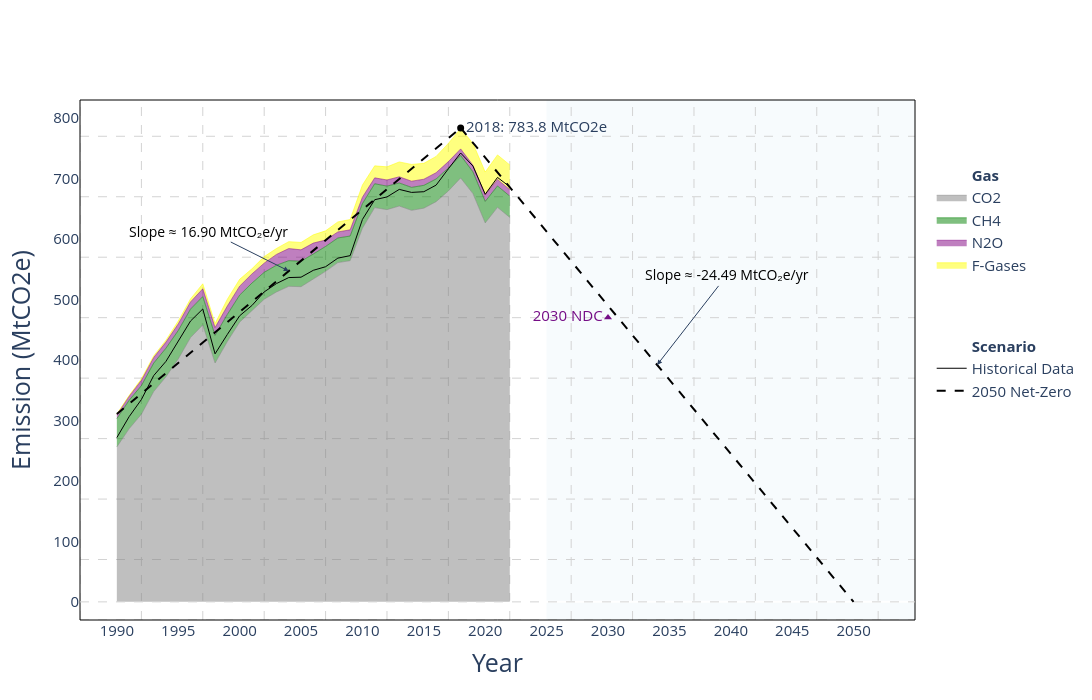

Write notebook code for a chart like this one.
### Code cell
# ============================
# Figure 2: Historical + slopes (1990→2018; 2018→2050)
# ============================
fig2 = go.Figure()
add_gas_stack(fig2, dfHistGas)

# NDC marker & 2018 point
fig2.add_trace(go.Scatter(
    x=[2030], y=[EMISS_2018 * 0.6],
    mode='markers+text',
    marker=dict(color='#750D86', size=7, symbol='triangle-up'),
    text='2030 NDC', textposition="middle left",
    textfont=dict(size=15, color="#750D86"),
    showlegend=False
))
fig2.add_trace(go.Scatter(
    x=[2018], y=[EMISS_2018],
    mode='markers+text',
    marker=dict(color='black', size=7),
    text=f'2018: {EMISS_2018} MtCO2e',
    textposition='middle right',
    textfont=dict(size=15),
    showlegend=False
))
# Scenario separator + historical net
fig2.add_trace(go.Scatter(
    x=[None], y=[None], mode='lines',
    line=dict(color='rgba(0,0,0,0)'),
    name='<br><br><br><b>Scenario</b>', showlegend=True, hoverinfo='skip'
))
fig2.add_trace(go.Scatter(
    x=dfHistNet["Year"], y=dfHistNet["NetMt"],
    mode='lines', name='Historical Data',
    line=dict(color='black', width=1)
))

style_axes(fig2, x_range=[1987, 2055], y_range=[-30, 830],
            x_ticks=list(range(1990, 2055, 5)),
            y_ticks=list(range(0, 801, 100)))
fig2.add_vrect(x0=2025, x1=2055, fillcolor="LightBlue", opacity=0.1, layer="below", line_width=0)
fig2.add_shape(type="rect", xref="paper", yref="paper",
                x0=0, x1=1, y0=0, y1=1, line=dict(color="black", width=1), layer="above")
add_grid(fig2, 1987, 2055, -30, 830)

# Trend (1990→2018)
y1990 = 310.57
slope_hist = (EMISS_2018 - y1990) / (2018 - 1990)
fig2.add_shape(type="line", xref="x", yref="y",
                x0=1990, y0=y1990, x1=2018, y1=EMISS_2018,
                line=dict(color="black", dash="dash", width=2), layer="above")
fig2.add_annotation(x=2004, y=(y1990 + EMISS_2018)/2,
                    text=f"Slope ≈ {slope_hist:.2f} MtCO₂e/yr",
                    showarrow=True, arrowhead=2, ax=-80, ay=-40,
                    font=dict(size=14, color="black"))

# Net-zero line (2018→2050)
fig2.add_trace(go.Scatter(x=[2018, 2050], y=[EMISS_2018, 0],
                            mode="lines", line=dict(color="black", dash="dash", width=2),
                            name="2050 Net-Zero"))
slope_nz = (0 - EMISS_2018) / (2050 - 2018)
fig2.add_annotation(x=(2018 + 2050) / 2, y=EMISS_2018 / 2,
                    text=f"Slope ≈ {slope_nz:.2f} MtCO₂e/yr",
                    showarrow=True, arrowhead=2, ax=70, ay=-90,
                    font=dict(size=14, color="black"))

pio.write_image(fig2, FIG_HIST, width=1200, height=700, scale=2)

fig2

### Figure 1 — Plotly figure (JSON) as saved in the notebook; plotly's stock layout.template omitted (floating-point values rounded to 4 significant figures)
{"data": [{"hoverinfo": "skip", "line": {"color": "rgba(0,0,0,0)"}, "mode": "lines", "name": "<br><br><br><b>Gas</b>", "showlegend": true, "type": "scatter", "x": [null], "y": [null]}, {"fill": "tozeroy", "line": {"color": "grey", "width": 0.5}, "mode": "lines", "name": "CO2", "type": "scatter", "x": [1990, 1991, 1992, 1993, 1994, 1995, 1996, 1997, 1998, 1999, 2000, 2001, 2002, 2003, 2004, 2005, 2006, 2007, 2008, 2009, 2010, 2011, 2012, 2013, 2014, 2015, 2016, 2017, 2018, 2019, 2020, 2021, 2022], "y": [256.2, 286.2, 310.4, 347.7, 372.2, 401.7, 437.1, 457.9, 395.0, 430.5, 462.6, 482.3, 500.5, 512.5, 521.9, 521.3, 533.4, 546.7, 561.1, 564.3, 618.0, 652.0, 648.7, 654.7, 647.5, 651.1, 661.8, 679.6, 701.1, 675.2, 626.7, 652.5, 635.8]}, {"fill": "tonexty", "line": {"color": "green", "width": 0.5}, "mode": "lines", "name": "CH4", "type": "scatter", "x": [1990, 1991, 1992, 1993, 1994, 1995, 1996, 1997, 1998, 1999, 2000, 2001, 2002, 2003, 2004, 2005, 2006, 2007, 2008, 2009, 2010, 2011, 2012, 2013, 2014, 2015, 2016, 2017, 2018, 2019, 2020, 2021, 2022], "y": [303.0, 333.3, 357.6, 394.9, 419.5, 448.8, 484.1, 505.0, 440.6, 475.4, 507.3, 527.2, 545.0, 556.8, 564.3, 563.4, 575.3, 587.8, 601.8, 605.0, 658.7, 691.5, 687.5, 692.8, 685.5, 688.9, 699.4, 717.5, 738.2, 711.1, 662.3, 687.8, 671.0]}, {"fill": "tonexty", "line": {"color": "purple", "width": 0.5}, "mode": "lines", "name": "N2O", "type": "scatter", "x": [1990, 1991, 1992, 1993, 1994, 1995, 1996, 1997, 1998, 1999, 2000, 2001, 2002, 2003, 2004, 2005, 2006, 2007, 2008, 2009, 2010, 2011, 2012, 2013, 2014, 2015, 2016, 2017, 2018, 2019, 2020, 2021, 2022], "y": [309.4, 340.1, 366.5, 404.2, 429.6, 459.7, 496.0, 517.8, 453.6, 489.3, 522.1, 542.3, 560.2, 574.6, 584.3, 582.2, 593.3, 598.4, 611.8, 615.3, 669.3, 701.2, 697.7, 703.0, 695.7, 699.0, 709.7, 728.1, 749.1, 722.1, 673.0, 698.6, 681.7]}, {"fill": "tonexty", "line": {"color": "yellow", "width": 0.5}, "mode": "lines", "name": "F-Gases", "type": "scatter", "x": [1990, 1991, 1992, 1993, 1994, 1995, 1996, 1997, 1998, 1999, 2000, 2001, 2002, 2003, 2004, 2005, 2006, 2007, 2008, 2009, 2010, 2011, 2012, 2013, 2014, 2015, 2016, 2017, 2018, 2019, 2020, 2021, 2022], "y": [310.6, 341.2, 368.8, 406.8, 432.8, 464.5, 501.1, 526.1, 460.2, 500.6, 533.5, 550.8, 571.0, 584.5, 595.8, 594.4, 607.0, 613.6, 628.4, 632.3, 689.4, 721.1, 719.4, 727.6, 723.5, 725.3, 736.7, 758.3, 782.9, 758.2, 710.8, 739.2, 722.6]}, {"marker": {"color": "#750D86", "size": 7, "symbol": "triangle-up"}, "mode": "markers+text", "showlegend": false, "text": "2030 NDC", "textfont": {"color": "#750D86", "size": 15}, "textposition": "middle left", "type": "scatter", "x": [2030], "y": [470.3]}, {"marker": {"color": "black", "size": 7}, "mode": "markers+text", "showlegend": false, "text": "2018: 783.8 MtCO2e", "textfont": {"size": 15}, "textposition": "middle right", "type": "scatter", "x": [2018], "y": [783.8]}, {"hoverinfo": "skip", "line": {"color": "rgba(0,0,0,0)"}, "mode": "lines", "name": "<br><br><br><b>Scenario</b>", "showlegend": true, "type": "scatter", "x": [null], "y": [null]}, {"line": {"color": "black", "width": 1}, "mode": "lines", "name": "Historical Data", "type": "scatter", "x": [1990, 1991, 1992, 1993, 1994, 1995, 1996, 1997, 1998, 1999, 2000, 2001, 2002, 2003, 2004, 2005, 2006, 2007, 2008, 2009, 2010, 2011, 2012, 2013, 2014, 2015, 2016, 2017, 2018, 2019, 2020, 2021, 2022], "y": [271.6, 306.2, 334.6, 374.2, 397.8, 431.2, 464.4, 484.4, 410.2, 442.3, 473.1, 490.1, 512.6, 526.4, 536.3, 536.9, 548.3, 554.3, 568.5, 572.6, 632.4, 665.1, 669.7, 682.1, 677.2, 678.3, 689.2, 716.3, 742.3, 720.7, 674.1, 702.0, 686.5]}, {"line": {"color": "black", "dash": "dash", "width": 2}, "mode": "lines", "name": "2050 Net-Zero", "type": "scatter", "x": [2018, 2050], "y": [783.8, 0]}], "layout": {"annotations": [{"arrowhead": 2, "ax": -80, "ay": -40, "font": {"color": "black", "size": 14}, "showarrow": true, "text": "Slope ≈ 16.90 MtCO₂e/yr", "x": 2004, "y": 547.2}, {"arrowhead": 2, "ax": 70, "ay": -90, "font": {"color": "black", "size": 14}, "showarrow": true, "text": "Slope ≈ -24.49 MtCO₂e/yr", "x": 2034, "y": 391.9}], "height": 700, "legend": {"font": {"size": 15}, "title": {"text": ""}, "traceorder": "normal"}, "plot_bgcolor": "rgba(0,0,0,0)", "shapes": [{"fillcolor": "LightBlue", "layer": "below", "line": {"width": 0}, "opacity": 0.1, "type": "rect", "x0": 2025, "x1": 2055, "xref": "x", "y0": 0, "y1": 1, "yref": "y domain"}, {"layer": "above", "line": {"color": "black", "width": 1}, "type": "rect", "x0": 0, "x1": 1, "xref": "paper", "y0": 0, "y1": 1, "yref": "paper"}, {"layer": "below", "line": {"color": "LightGrey", "dash": "dash", "width": 1}, "type": "line", "x0": 1987, "x1": 1987, "y0": -30, "y1": 830}, {"layer": "below", "line": {"color": "LightGrey", "dash": "dash", "width": 1}, "type": "line", "x0": 1992, "x1": 1992, "y0": -30, "y1": 830}, {"layer": "below", "line": {"color": "LightGrey", "dash": "dash", "width": 1}, "type": "line", "x0": 1997, "x1": 1997, "y0": -30, "y1": 830}, {"layer": "below", "line": {"color": "LightGrey", "dash": "dash", "width": 1}, "type": "line", "x0": 2002, "x1": 2002, "y0": -30, "y1": 830}, {"layer": "below", "line": {"color": "LightGrey", "dash": "dash", "width": 1}, "type": "line", "x0": 2007, "x1": 2007, "y0": -30, "y1": 830}, {"layer": "below", "line": {"color": "LightGrey", "dash": "dash", "width": 1}, "type": "line", "x0": 2012, "x1": 2012, "y0": -30, "y1": 830}, {"layer": "below", "line": {"color": "LightGrey", "dash": "dash", "width": 1}, "type": "line", "x0": 2017, "x1": 2017, "y0": -30, "y1": 830}, {"layer": "below", "line": {"color": "LightGrey", "dash": "dash", "width": 1}, "type": "line", "x0": 2022, "x1": 2022, "y0": -30, "y1": 830}, {"layer": "below", "line": {"color": "LightGrey", "dash": "dash", "width": 1}, "type": "line", "x0": 2027, "x1": 2027, "y0": -30, "y1": 830}, {"layer": "below", "line": {"color": "LightGrey", "dash": "dash", "width": 1}, "type": "line", "x0": 2032, "x1": 2032, "y0": -30, "y1": 830}, {"layer": "below", "line": {"color": "LightGrey", "dash": "dash", "width": 1}, "type": "line", "x0": 2037, "x1": 2037, "y0": -30, "y1": 830}, {"layer": "below", "line": {"color": "LightGrey", "dash": "dash", "width": 1}, "type": "line", "x0": 2042, "x1": 2042, "y0": -30, "y1": 830}, {"layer": "below", "line": {"color": "LightGrey", "dash": "dash", "width": 1}, "type": "line", "x0": 2047, "x1": 2047, "y0": -30, "y1": 830}, {"layer": "below", "line": {"color": "LightGrey", "dash": "dash", "width": 1}, "type": "line", "x0": 2052, "x1": 2052, "y0": -30, "y1": 830}, {"layer": "below", "line": {"color": "LightGrey", "dash": "dash", "width": 1}, "type": "line", "x0": 1987, "x1": 2055, "y0": -30, "y1": -30}, {"layer": "below", "line": {"color": "LightGrey", "dash": "dash", "width": 1}, "type": "line", "x0": 1987, "x1": 2055, "y0": 70, "y1": 70}, {"layer": "below", "line": {"color": "LightGrey", "dash": "dash", "width": 1}, "type": "line", "x0": 1987, "x1": 2055, "y0": 170, "y1": 170}, {"layer": "below", "line": {"color": "LightGrey", "dash": "dash", "width": 1}, "type": "line", "x0": 1987, "x1": 2055, "y0": 270, "y1": 270}, {"layer": "below", "line": {"color": "LightGrey", "dash": "dash", "width": 1}, "type": "line", "x0": 1987, "x1": 2055, "y0": 370, "y1": 370}, {"layer": "below", "line": {"color": "LightGrey", "dash": "dash", "width": 1}, "type": "line", "x0": 1987, "x1": 2055, "y0": 470, "y1": 470}, {"layer": "below", "line": {"color": "LightGrey", "dash": "dash", "width": 1}, "type": "line", "x0": 1987, "x1": 2055, "y0": 570, "y1": 570}, {"layer": "below", "line": {"color": "LightGrey", "dash": "dash", "width": 1}, "type": "line", "x0": 1987, "x1": 2055, "y0": 670, "y1": 670}, {"layer": "below", "line": {"color": "LightGrey", "dash": "dash", "width": 1}, "type": "line", "x0": 1987, "x1": 2055, "y0": 770, "y1": 770}, {"layer": "above", "line": {"color": "LightGrey", "dash": "dash", "width": 1}, "type": "line", "x0": 1987, "x1": 2055, "y0": 0, "y1": 0}, {"layer": "above", "line": {"color": "black", "dash": "dash", "width": 2}, "type": "line", "x0": 1990, "x1": 2018, "xref": "x", "y0": 310.6, "y1": 783.8, "yref": "y"}], "width": 1200, "xaxis": {"range": [1987, 2055], "showgrid": false, "tickfont": {"size": 15}, "tickvals": [1990, 1995, 2000, 2005, 2010, 2015, 2020, 2025, 2030, 2035, 2040, 2045, 2050], "title": {"font": {"size": 25}, "text": "Year"}}, "yaxis": {"range": [-30, 830], "showgrid": false, "tickfont": {"size": 15}, "tickvals": [0, 100, 200, 300, 400, 500, 600, 700, 800], "title": {"font": {"size": 25}, "text": "Emission (MtCO2e)"}}}}
